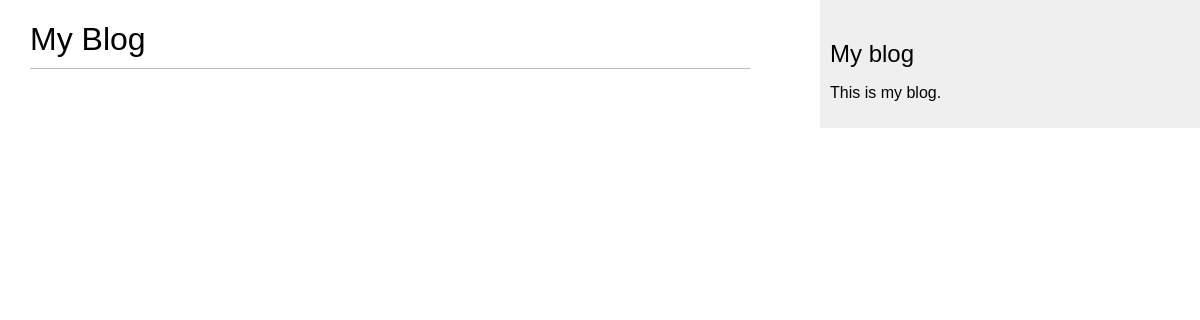
The page /blog/ on the database as committed earlier.
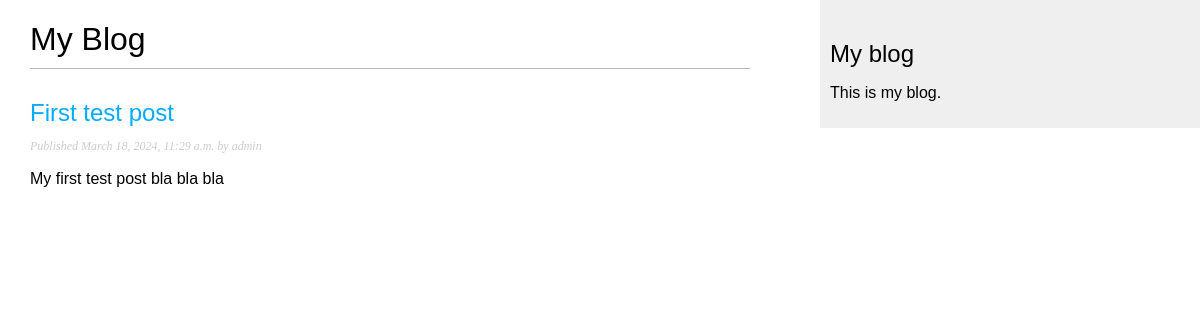
The same page on the database as committed later.
### blog/models.py (models this page shows, shortened)
class Post(models.Model):
    class Status(models.TextChoices):
        DRAFT = 'DF', 'DRAFT'
        PUBLISHED = 'PB', 'Published'
    title = models.CharField(max_length=250)
    slug = models.SlugField(max_length=250)
    author = models.ForeignKey(User,
                               on_delete=models.CASCADE,
                               related_name='blog_posts')
    body = models.TextField()
    publish = models.DateTimeField(default=timezone.now)
    created = models.DateTimeField(auto_now_add=True)
    update = models.DateTimeField(auto_now=True)
    status = models.CharField(max_length=2,
                              choices=Status.choices,
                              default=Status.DRAFT)
    objects = models.Manager() #менеджер, применяемый по умолчанию
    published = PublishedManager() #конкретно-прикладной менеджер
    class Meta:
        ordering = ['-publish']
        indexes = [
            models.Index(fields=['-publish']),
        ]

### blog/views.py (the view)
# urls.py: path('', views.post_list, name='post_list'),
def post_list(request):
    posts = Post.published.all()
    return render(request, 'blog/post/list.html', {'posts': posts})

### blog/models.py (called while the page is built)
    def get_queryset(self):
        return super().get_queryset().filter(status=Post.Status.PUBLISHED)

### blog/templates/blog/post/list.html (shortened to what this page needs)
{% extends 'blog/base.html' %}
{% block content %}
    <h1>My Blog</h1>
    {% for post in posts %}
        <h2>
            <a href="{% url 'blog:post_detail' post.id %}">
                {{ post.title }}
            </a>
        </h2>
        <p class="date">
            Published {{ post.publish }} by {{ post.author }}
        </p>
        {{ post.body|truncatewords:30|linebreaks }}
    {% endfor %}
{% endblock %}

### blog/templates/blog/base.html (shortened to what this page needs)
{% load static %}
<!DOCTYPE html>
<html>
<head>
    <link href="{% static 'css/blog.css' %}" rel="stylesheet">
</head>
<body>
    <div id="content">
        {% block content %}
        {% endblock %}
    </div>
    <div id="sidebar">
        <h2>My blog</h2>
        <p>This is my blog.</p>
    </div>
</body>
</html>

### blog/static/css/blog.css (style rules this page uses)
body { margin:0; padding:0; font-family:helvetica, sans-serif; }
a { color:#00abff; text-decoration:none; }
h1 { font-weight:normal; border-bottom:1px solid #bbb; padding:0 0 10px 0; }
h2 { font-weight:normal; margin:30px 0 0; }
#content { float:left; width:60%; padding:0 0 0 30px; }
#sidebar { float:right; width:30%; padding:10px; background:#efefef; height:100%; }
p.date { color:#ccc; font-family: georgia, serif; font-size: 12px; font-style: italic; }

Rows that differ between the two databases and show on the page:
added Post: title "First test post", publish "March 18, 2024, 11:29 a.m.", author "admin", body "My first test post bla bla bla"
